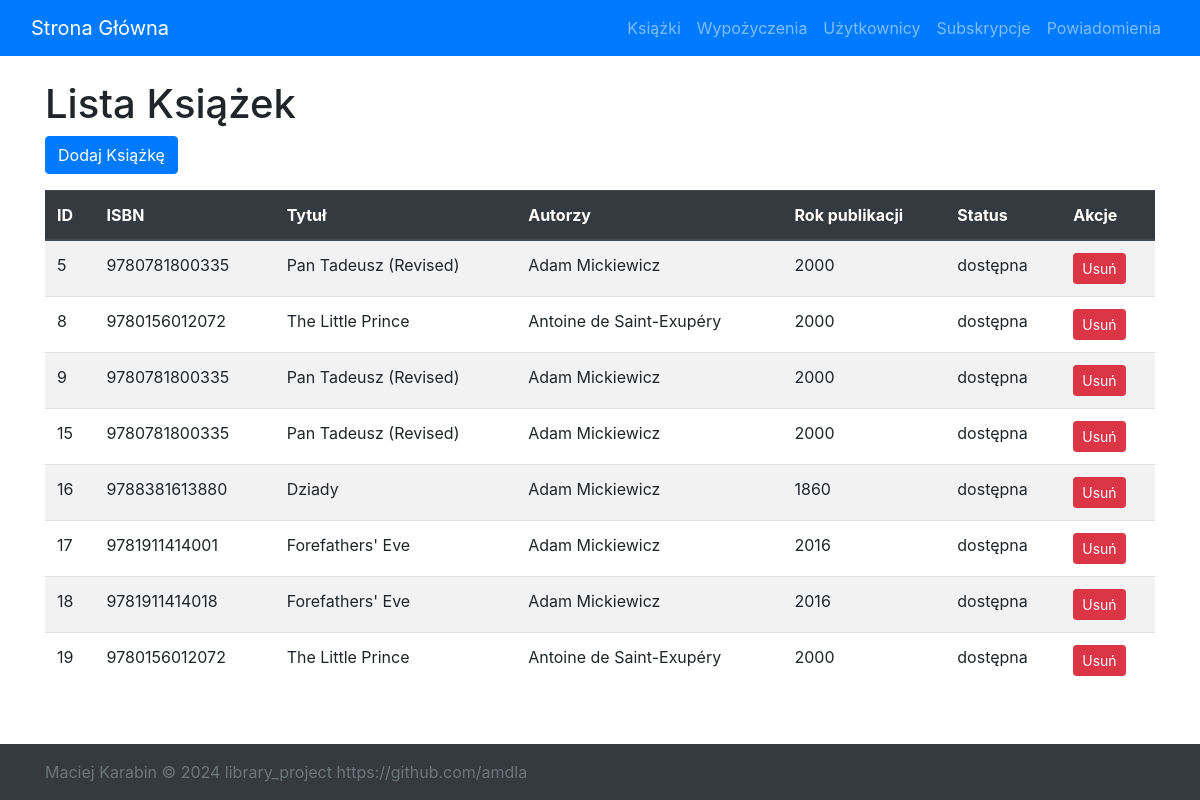
The page /books/ on the database as committed earlier.
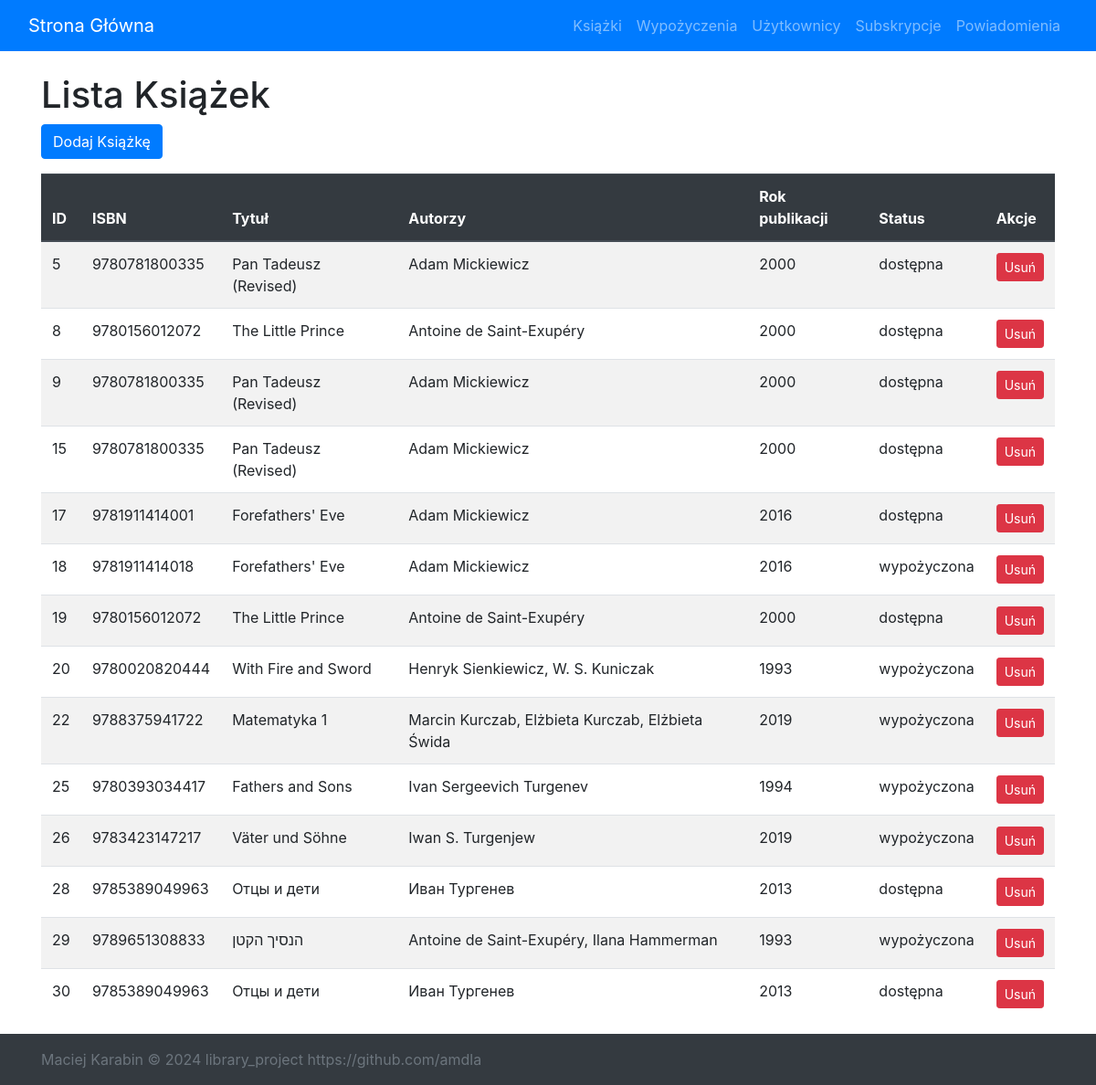
The same page on the database as committed later.
### library_app/models.py (models this page shows, shortened)
class Book(models.Model):
    STATUS_CHOICES = (
        ('available', 'dostępna'),
        ('borrowed', 'wypożyczona'),
    )
    isbn = models.CharField(max_length=13)
    title = models.CharField(max_length=255, blank=True, default='Brak tytułu')
    authors = models.CharField(max_length=255, blank=True, default='Autor nieznany')
    publication_date = models.CharField(max_length=10, blank=True, default='Data nieznana')
    status = models.CharField(max_length=10, choices=STATUS_CHOICES, default='available')
    unique_id = models.AutoField(primary_key=True, unique=True)
    libraryID = models.CharField(max_length=36, unique=True, blank=True, default='')
    book_status = models.BooleanField(default=False)

### library_app/views.py (the view)
# urls.py: path('books/', views.book_list, name='book-list'),
def book_list(request):
    books = Book.objects.all()
    return render(request, 'lists/book_list.html', {'books': books})

### library_app/templates/lists/book_list.html (shortened to what this page needs)
{% extends 'library_app/base.html' %}
{% block content %}
    <h1>Lista Książek</h1>
    <a href="{% url 'book-create' %}" class="btn btn-primary mb-3">Dodaj Książkę</a>
    <table id="bookTable" class="table table-striped">
        <thead class="thead-dark">
        <tr>
            <th scope="col">ID</th>
            <th scope="col">ISBN</th>
            <th scope="col">Tytuł</th>
            <th scope="col">Autorzy</th>
            <th scope="col">Rok publikacji</th>
            <th scope="col">Status</th>
            <th scope="col">Akcje</th>
        </tr>
        </thead>
        <tbody>
        {% for book in books %}
            <tr>
                <td>{{ book.unique_id }}</td>
                <td>{{ book.isbn }}</td>
                <td>{{ book.title }}</td>
                <td>{{ book.authors }}</td>
                <td>{{ book.publication_date|slice:":4" }}</td>
                <td>{{ book.get_status_display }}</td>
                <td>
                    <a href="{% url 'book-delete' book.pk %}" class="btn btn-danger btn-sm">Usuń</a>
                </td>
            </tr>
        {% empty %}
            <tr>
                <td colspan="7" class="text-center">Brak książek do wyświetlenia.</td>
            </tr>
        {% endfor %}
        </tbody>
    </table>
{% endblock %}

### library_app/templates/library_app/base.html (shortened to what this page needs)
{% load static %}
<!DOCTYPE html>
<html lang="en">
<head>
    <link rel="stylesheet" href="{% static 'css/styles.css' %}">
    <link href="https://stackpath.bootstrapcdn.com/bootstrap/4.5.2/css/bootstrap.min.css" rel="stylesheet">
    <link rel="stylesheet" type="text/css" href="https://cdn.datatables.net/1.11.3/css/jquery.dataTables.min.css">
</head>
<body>
<nav class="navbar navbar-expand-lg navbar-dark bg-primary">
    <div class="container-fluid">
        <a class="navbar-brand" href="{% url 'home' %}">Strona Główna</a>
        <div class="collapse navbar-collapse" id="navbarNav">
            <ul class="navbar-nav ml-auto">
                <li class="nav-item"><a class="nav-link" href="{% url 'book-list' %}">Książki</a></li>
                <li class="nav-item"><a class="nav-link" href="{% url 'loan-list' %}">Wypożyczenia</a></li>
                <li class="nav-item"><a class="nav-link" href="{% url 'user-list' %}">Użytkownicy</a></li>
                <li class="nav-item"><a class="nav-link" href="{% url 'subscription-list' %}">Subskrypcje</a></li>
                <li class="nav-item"><a class="nav-link" href="{% url 'notification-list' %}">Powiadomienia</a></li>
            </ul>
        </div>
    </div>
</nav>
<div class="container mt-4">
    {% block content %}
    {% endblock %}
</div>
<footer class="footer mt-auto py-3 bg-dark">
    <div class="container">
        <span class="text-muted">Maciej Karabin © 2024 library_project</span>
        <a href="https://github.com/amdla" class="text-muted">https://github.com/amdla</a>
    </div>
</footer>
</body>
</html>

### library_app/static/css/styles.css (style rules this page uses)
html, body { height: 100%; margin: 0; display: flex; flex-direction: column; }
body { display: flex; flex-direction: column; min-height: 100vh; }
.container { flex: 1; }
.footer { background-color: #343a40; color: white; padding: 1rem 0; width: 100%; margin-top: auto; text-align: left; }

Rows that differ between the two databases and show on the page:
removed Book: unique_id "16", isbn "9788381613880", title "Dziady", authors "Adam Mickiewicz", publication_date "1860", status "dostępna"
changed Book id 18: status "dostępna" → "wypożyczona"
added Book: unique_id "20", isbn "9780020820444", title "With Fire and Sword", authors "Henryk Sienkiewicz, W. S. Kuniczak", publication_date "1993", status "wypożyczona"
added Book: unique_id "22", isbn "9788375941722", title "Matematyka 1", authors "Marcin Kurczab, Elżbieta Kurczab, Elżbieta Świda", publication_date "2019", status "wypożyczona"
added Book: unique_id "25", isbn "9780393034417", title "Fathers and Sons", authors "Ivan Sergeevich Turgenev", publication_date "1994", status "wypożyczona"
added Book: unique_id "26", isbn "9783423147217", title "Väter und Söhne", authors "Iwan S. Turgenjew", publication_date "2019", status "wypożyczona"
added Book: unique_id "28", isbn "9785389049963", title "Отцы и дети", authors "Иван Тургенев", publication_date "2013", status "dostępna"
added Book: unique_id "29", isbn "9789651308833", title "הנסיך הקטן", authors "Antoine de Saint-Exupéry, Ilana Hammerman", publication_date "1993", status "wypożyczona"
added Book: unique_id "30", isbn "9785389049963", title "Отцы и дети", authors "Иван Тургенев", publication_date "2013", status "dostępna"
